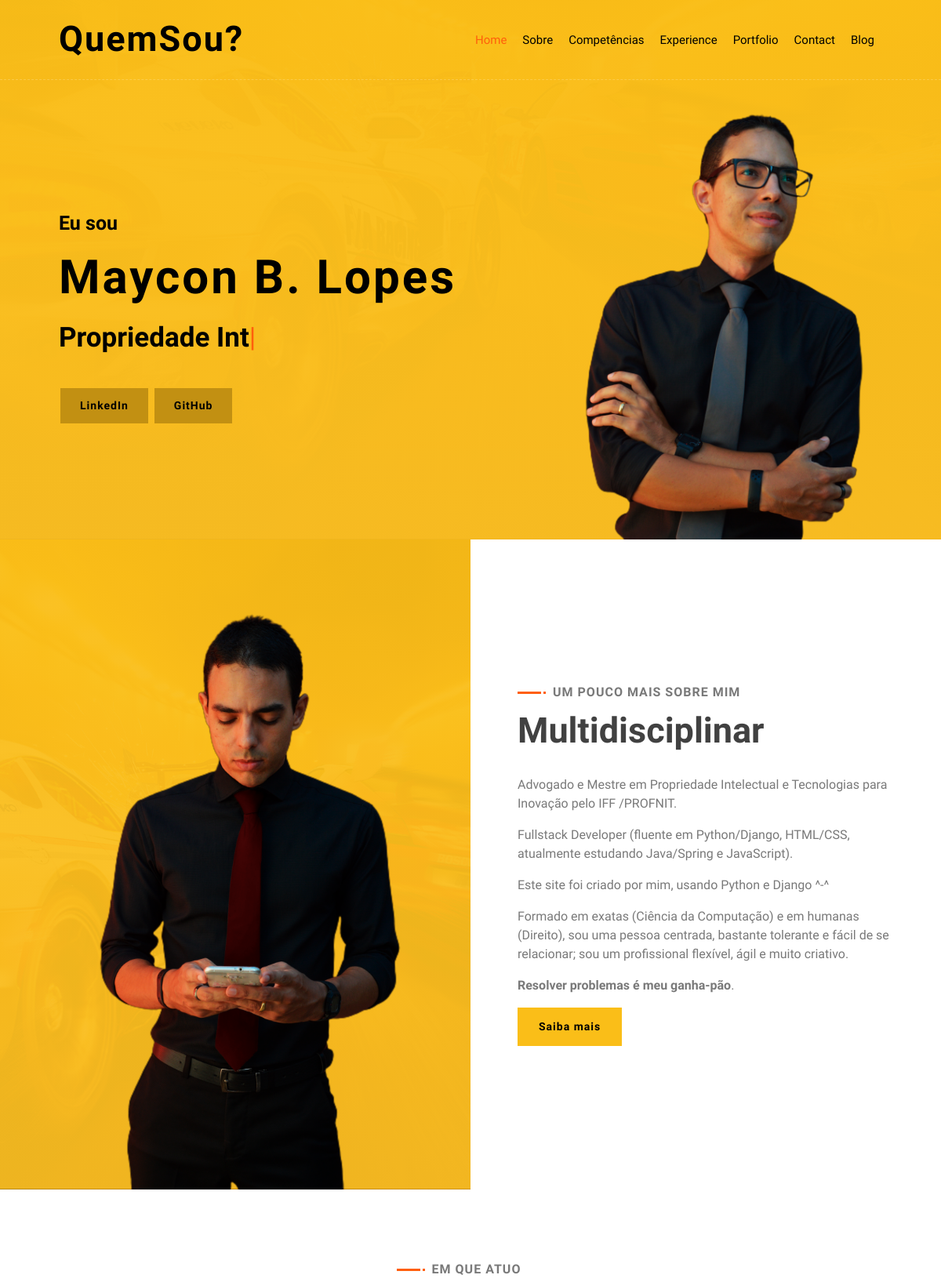
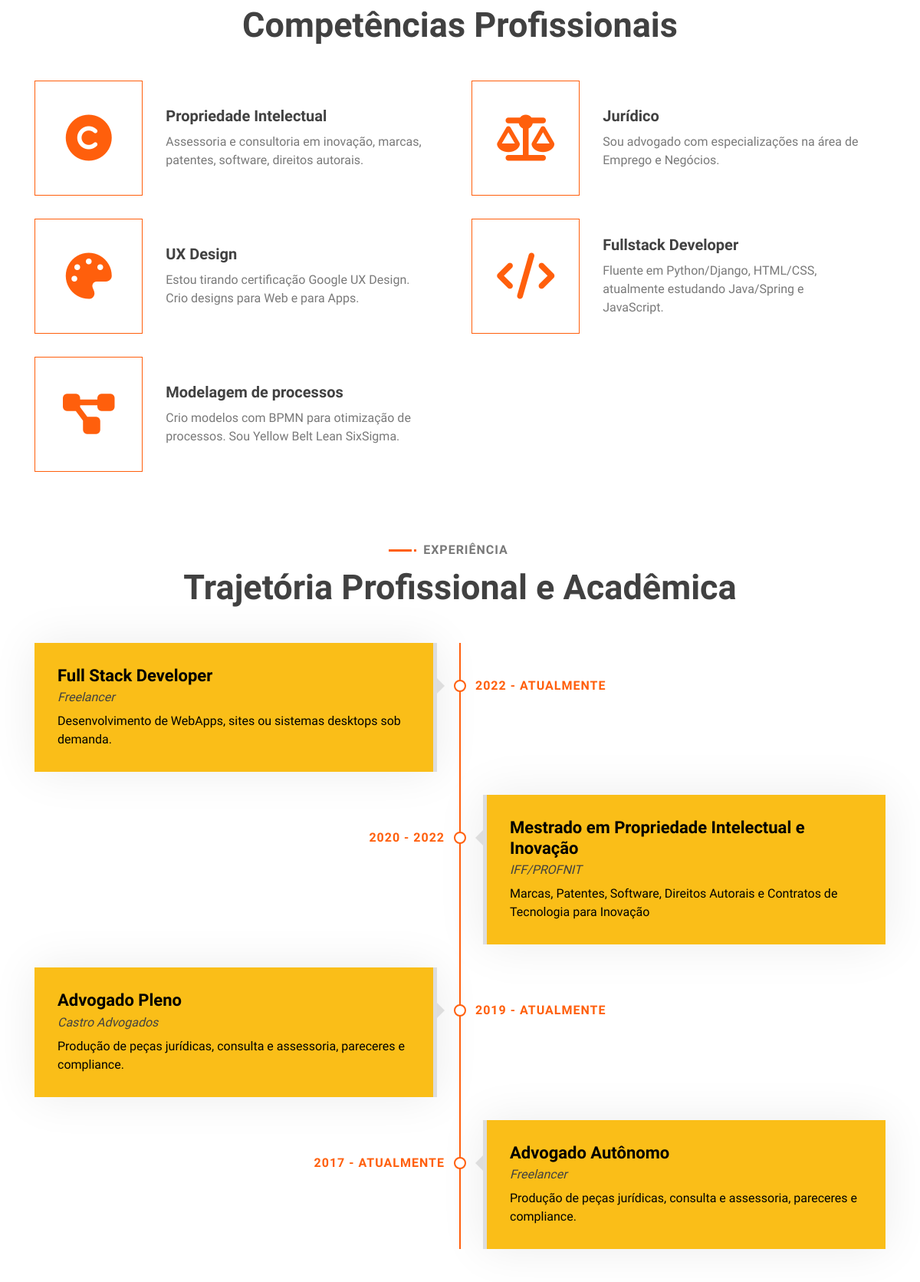
The page / (upper part) on the database its author committed (2 pictures, top to bottom).
### portfolio/models.py (models this page shows, shortened)
class Iam(models.Model):
    hello_msg = models.CharField(max_length=100, verbose_name="Mensagem de boas vindas")
    name = models.CharField(max_length=5000, verbose_name="Meu nome")
    featured_skills = models.CharField(max_length=5000, verbose_name="Tags de competências [separe com vírgula]")
    class Meta:
        verbose_name_plural = 'I Am'

class About(models.Model):
    title = models.CharField(max_length=100, verbose_name="Titulo do 'Sobre'")
    simple_description = models.TextField(max_length=5000, verbose_name="Descrição suscinta sobre mim")
    more_description = models.TextField(max_length=5000, verbose_name="Descrição em mais detalhes sobre mim")
    class Meta:
        verbose_name_plural = 'Sobre'

class Competence(models.Model):
    icon = models.CharField(max_length=200,
                            verbose_name="Icon class (ex: Font Awesome)")  # Icon is a Font Awesome icon https://fontawesome.com/
    name = models.CharField(max_length=25, verbose_name="Nome da competência")
    description = models.TextField(max_length=85, verbose_name="Descrição")
    index_order = models.IntegerField(verbose_name="Ordem de exibição", default=0)
    class Meta:
        verbose_name = 'Competência'
        ordering = ('index_order',)

class Experience(models.Model):
    name = models.CharField(max_length=50, verbose_name="Nome do Cargo ou do Título Acadêmico")
    where = models.CharField(max_length=250, verbose_name="Local")
    when = models.CharField(max_length=50, verbose_name="Quando [Ano-Inicio - Ano-Fim]")
    description = models.TextField(max_length=85, verbose_name="Descrição do Cargo ou do Título Acadêmico")
    index_order = models.IntegerField(verbose_name="Ordem de exibição", default=0)
    class Meta:
        verbose_name = 'Experiência'
        ordering = ('index_order',)

### portfolio/views.py (the view)
# urls.py: path('', views.index, name='index'),
def index(request):
    about = About.objects.all().first()
    iam = Iam.objects.all().first()
    competences = Competence.objects.all()
    experiences = Experience.objects.all()
    awards = Award.objects.all()
    pappers = Papper.objects.all()
    portfolio_items = PortfolioItem.objects.all()
    context = {
        'about_title': about.title,
        'simple_description': about.simple_description,
        'more_description': about.more_description,
        'hello_msg': iam.hello_msg,
        'name': iam.name,
        'featured_skills': iam.featured_skills,
        'competences': competences,
        'experiences': experiences,
        'awards': awards,
        'pappers': pappers,
        'portfolio_items': portfolio_items,
    }
    return render(request, 'index.html', context)

### templates/index.html (shortened to what this page needs)
<!DOCTYPE html>
{% load static %}
<html lang="pt-br">
    <head>
        <link href="https://stackpath.bootstrapcdn.com/bootstrap/4.4.1/css/bootstrap.min.css" rel="stylesheet">
        <link href="{% static 'lib/animate/animate.min.css'%}" rel="stylesheet">
        <link href="{% static 'lib/owlcarousel/assets/owl.carousel.min.css' %}" rel="stylesheet">
        <link href="{% static 'lib/lightbox/css/lightbox.min.css' %}" rel="stylesheet">
        <link href="{% static 'css/style.css' %}" rel="stylesheet">
        <link href="{% static 'fontawesomefree/css/all.min.css' %}" rel="stylesheet" type="text/css">
    </head>
    <body data-spy="scroll" data-target=".navbar" data-offset="51">
        <div class="navbar navbar-expand-lg bg-light navbar-light">
            <div class="container-fluid">
                <a href="index.html" class="navbar-brand">QuemSou?</a>
                <div class="collapse navbar-collapse justify-content-between" id="navbarCollapse">
                    <div class="navbar-nav ml-auto">
                        <a href="#home" class="nav-item nav-link active">Home</a>
                        <a href="#about" class="nav-item nav-link">Sobre</a>
                        <a href="#competence" class="nav-item nav-link">Competências</a>
                        <a href="#experience" class="nav-item nav-link">Experience</a>
                        <a href="#portfolio" class="nav-item nav-link">Portfolio</a>
                        <a href="#contact" class="nav-item nav-link">Contact</a>
                        <a href="#blog" class="nav-item nav-link">Blog</a>
                    </div>
                </div>
            </div>
        </div>
        <div class="hero" id="home">
            <div class="container-fluid">
                <div class="row align-items-center">
                    <div class="col-sm-12 col-md-6">
                        <div class="hero-content">
                            <div class="hero-text">
                                <p>{{ hello_msg }}</p>
                                <h1>{{ name }}</h1>
                                <h2></h2>
                            </div>
                            <div class="hero-btn">
                                <a class="btn" target="_blank" href="https://www.linkedin.com/in/mayconblopes/">LinkedIn</a>
                                <a class="btn" target="_blank" href="https://github.com/mayconblopes">GitHub</a>
                            </div>
                        </div>
                    </div>
                    <div class="col-sm-12 col-md-6 d-none d-md-block">
                        <div class="hero-image">
                            <img src="{% static 'img/hero.png' %}" alt="Hero Image">
                        </div>
                    </div>
                </div>
            </div>
        </div>
        <div class="about wow fadeInUp" data-wow-delay="0.1s" id="about">
            <div class="container-fluid">
                <div class="row align-items-center">
                    <div class="col-lg-6">
                        <div class="about-img">
                            <img src="{% static 'img/about.png' %}" alt="About Image">
                        </div>
                    </div>
                    <div class="col-lg-6">
                        {% autoescape off %}
                        <div id="about-me" class="about-content">
                            <div class="section-header text-left">
                                <p>Um pouco mais sobre mim</p>
                                <h2>{{ about_title }}</h2>
                            </div>
                            <div class="about-text">
                                <div class="simple-about-text">
                                    {{ simple_description }}
                                </div>
                                <button class="btn change-btn">Saiba mais</button>
                            </div>
                            {% endautoescape %}
                        </div>
                    </div>
                </div>
            </div>
        </div>
        <div class="competence" id="competence">
            <div class="container">
                <div class="section-header text-center wow zoomIn" data-wow-delay="0.1s">
                    <p>Em que atuo</p>
                    <h2>Competências Profissionais</h2>
                </div>
                <div class="row">
                    {% for competence in competences %}
                    <div class="col-lg-6 wow fadeInUp" data-wow-delay="0.0s">
                        <div class="competence-item">
                            <div class="competence-icon">
                                <i class="{{competence.icon}}"></i>
                            </div>
                            <div class="competence-text">
                                <h3>{{competence.name}}</h3>
                                <p>
                                    {{competence.description}}
                                </p>
                            </div>
                        </div>
                    </div>
                    {% endfor %}
                </div>
            </div>
        </div>
        <div class="experience" id="experience">
            <div class="container">
                <header class="section-header text-center wow zoomIn" data-wow-delay="0.1s">
                    <p>Experiência</p>
                    <h2>Trajetória Profissional e Acadêmica</h2>
                </header>
                <div class="timeline">
                    {% for experience in experiences %}
                    <div class="timeline-item {% cycle 'left' 'right' %} wow {% cycle 'slideInLeft' 'slideInRight' %}" data-wow-delay="0.1s">
                        <div class="timeline-text">
                            <div class="timeline-date">{{experience.when}}</div>
                            <h2>{{experience.name}}</h2>
                            <h4>{{experience.where}}</h4>
                            <p>
                                {{experience.description}}
                            </p>
                        </div>
                    </div>
                    {% endfor %}
                </div>
            </div>
        </div>
    </body>
</html>

### rows shown on the page
Iam: hello_msg "Eu sou", name "Maycon B. Lopes"
About: title "Multidisciplinar", simple_description "Advogado e Mestre em Propriedade Intelectual e Tecnologias para Inovação pelo IFF /PROFNIT. Fullstack Developer (fluente em Python/Django, HTML/CSS, atualmente estudando Java/Spring e JavaScript). Este site foi criado por mim, usando Python e Django ^-^ Formado em exatas (Ciência da Computação) e em humanas (Direito), sou uma pessoa centrada, bastante tolerante e fácil de se relacionar; sou um profissional flexível, ágil e muito criativo. Resolver problemas é meu ganha-pão ."
Competence: name "Propriedade Intelectual", description "Assessoria e consultoria em inovação, marcas, patentes, software, direitos autorais."
Competence: name "Jurídico", description "Sou advogado com especializações na área de Emprego e Negócios."
Competence: name "UX Design", description "Estou tirando certificação Google UX Design. Crio designs para Web e para Apps."
Competence: name "Fullstack Developer", description "Fluente em Python/Django, HTML/CSS, atualmente estudando Java/Spring e JavaScript."
Competence: name "Modelagem de processos", description "Crio modelos com BPMN para otimização de processos. Sou Yellow Belt Lean SixSigma."
Experience: when "2022 - ATUALMENTE", name "Full Stack Developer", where "Freelancer", description "Desenvolvimento de WebApps, sites ou sistemas desktops sob demanda."
Experience: when "2020 - 2022", name "Mestrado em Propriedade Intelectual e Inovação", where "IFF/PROFNIT", description "Marcas, Patentes, Software, Direitos Autorais e Contratos de Tecnologia para Inovação"
Experience: when "2019 - ATUALMENTE", name "Advogado Pleno", where "Castro Advogados", description "Produção de peças jurídicas, consulta e assessoria, pareceres e compliance."
Experience: when "2017 - ATUALMENTE", name "Advogado Autônomo", where "Freelancer", description "Produção de peças jurídicas, consulta e assessoria, pareceres e compliance."
